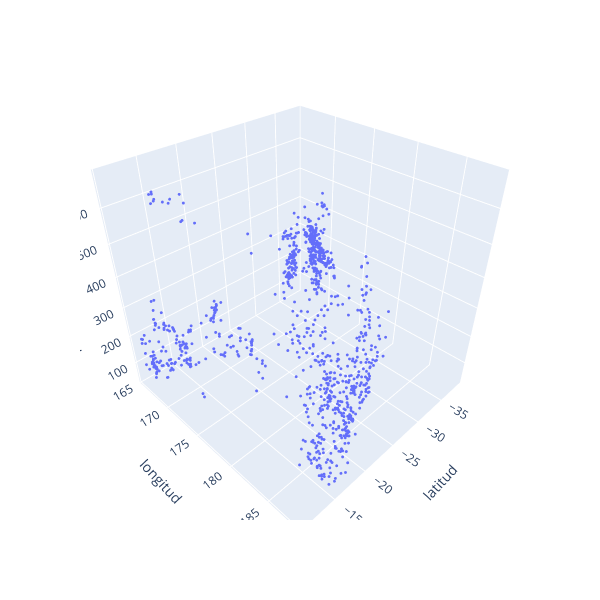

Notebook source saved alongside this figure:
### Markdown cell above
## Dispersión de datos

### Code cell
# Gráfica de dispersión de datos
import plotly.express as px
figure = px.scatter_3d(datos, x="latitud", y="longitud", z="profundidad", width=600, height=600)
figure.update_traces(marker_size = 1)
figure.show()

### Figure 1 — Plotly figure (JSON) as saved in the notebook; plotly's stock layout.template omitted (floating-point values rounded to 4 significant figures; data arrays with more than 128 entries replaced by an {"elided": "..."} marker saying what was removed)
{"data": [{"hovertemplate": "latitud=%{x}<br>longitud=%{y}<br>profundidad=%{z}<extra></extra>", "legendgroup": "", "marker": {"color": "#636efa", "size": 1, "symbol": "circle"}, "mode": "markers", "name": "", "scene": "scene", "showlegend": false, "type": "scatter3d", "x": {"elided": "1000 float values"}, "y": {"elided": "1000 float values"}, "z": {"elided": "1000 int values"}}], "layout": {"height": 600, "legend": {"tracegroupgap": 0}, "margin": {"t": 60}, "scene": {"domain": {"x": [0, 1], "y": [0, 1]}, "xaxis": {"title": {"text": "latitud"}}, "yaxis": {"title": {"text": "longitud"}}, "zaxis": {"title": {"text": "profundidad"}}}, "width": 600}}
